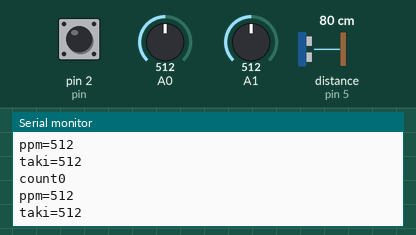
Recording of a sketch running on a simulated Arduino Uno, built with avr-gcc and run on an emulated ATmega328P. On the bench: the last lines printed to the serial monitor. Wiring (inferred from the names in the program): ultrasonic range finder: trigger pin 4; echo pin 5. Inputs (shaded band) come from the test bench; at power-on: A0 = 512, A1 = 512, pin 2 (pin) HIGH, distance to the obstacle (sensor on pin 5) 80 cm. The echo pulse lasts 58.3 µs per cm.

Above: at 4.4 s.
4.5 s: A0 set to 716
At 7.59 s:
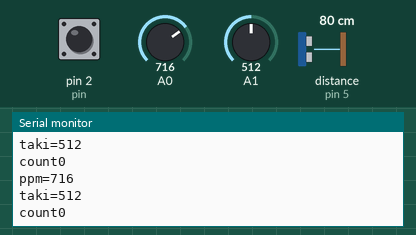
9.1 s: A1 set to 716
At 11.41 s:
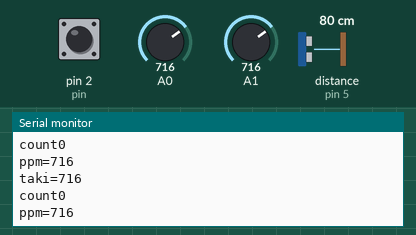
13.7 s: A0 set to 900
At 16.4 s:
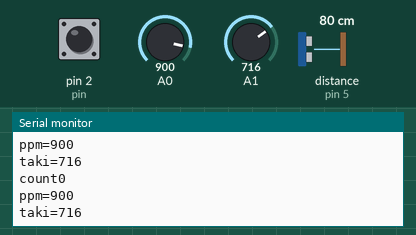
18.3 s: A1 set to 900
At 22.9 s:
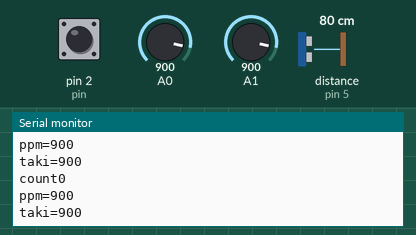
Timing chart, 0 to 23.9 s (numbered marks = the images above; inputs shaded):
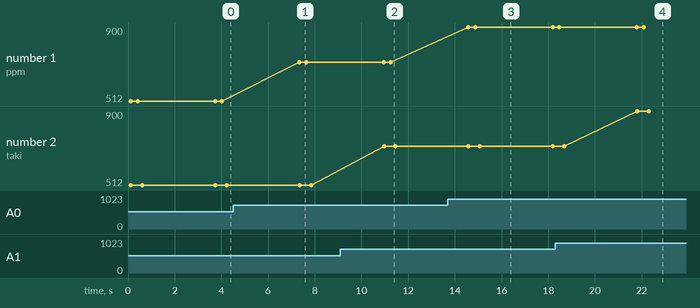

The sketch:

mergev6.ino
```cpp
#include<SoftwareSerial.h> //Included SoftwareSerial Library
//Started mySerial SoftwareSerial
SoftwareSerial mySerial(6,7);
//#include "rfid.h"
int pin=2;
int access;
 char id[1];
   const int trigPin = 4;
const int echoPin = 5;
long duration;
int distance;
int counter, count1;
int current = 0;
int water;
int gas = 0;
int fn;
int gaslevel;
int waterlevel;

void setup() {
  //Serial mySerial Begin at 9600 Baud
  mySerial.begin(9600);
  Serial.begin(9600);
  pinMode(pin,INPUT);
  pinMode(trigPin, OUTPUT); // Sets the trigPin as an Output
  pinMode(echoPin, INPUT);
//   rfidsetup();


}

void loop() {
  //rfidloop();
  access=digitalRead(pin);
  while(access==0){
     access=digitalRead(pin);
    }
 fn = dist();
  if (fn == 1) {
    while (fn == 1) {
      counter++;
      fn = dist();
      delay(1000);
    }
  }
  else {
    if (counter > 2) {
      count1 = count1 + 1;
      counter = 0;
      delay(10000);
      check();
      }

      Serial.print("count");
      Serial.println(count1);
      gaslevel=mq135();
      Serial.print("ppm=");
      Serial.println(gaslevel);
      waterlevel=level();
      Serial.print("taki=");
      Serial.println(waterlevel);
      if (gaslevel > 200 || waterlevel > 200) {
        call();
        digitalWrite(3, HIGH);
      }
  }
  delay(1000);
}

void check(){
   fn = dist();
  if (fn == 1) {
    while (fn == 1) {
      counter++;
      fn = dist();
      delay(1000);
    }
    if (counter > 2) {
      count1 = count1 + 1;
      counter = 0;
      }
      delay(10000);
      check();
  }

      loop();
  }

void call(){
      id[0]='C';
      mySerial.write(id,1);
      delay(100);
      Serial.print("count");
      Serial.println(count1);
      mySerial.write(count1);
      delay(100);
      id[0]='G';
      mySerial.write(id,1);
      delay(100);
      Serial.print("ppm=");
      Serial.println(gaslevel);
      uint8_t gLSB = gaslevel;
      uint8_t gMSB = gaslevel >> 8;
      mySerial.write(gMSB);
      mySerial.write(gLSB);
      //mySerial.write(gaslevel);
      delay(100);
      id[0]='W';
      mySerial.write(id,1);
      delay(100);
      Serial.print("taki=");
      Serial.println(waterlevel);
      mySerial.write(waterlevel);
      delay(2000);

}


/////////
//////distance measurement
int dist() {
  // Clears the trigPin
  digitalWrite(trigPin, LOW);
  delayMicroseconds(2);

  // Sets the trigPin on HIGH state for 10 micro seconds
  digitalWrite(trigPin, HIGH);
  delayMicroseconds(10);
  digitalWrite(trigPin, LOW);

  // Reads the echoPin, returns the sound wave travel time in microseconds
  duration = pulseIn(echoPin, HIGH);

  // Calculating the distance
  distance = duration * 0.034 / 2;

  // Prints the distance on the Serial Monitor
  //Serial.print("Distance: ");
  //Serial.println(distance);
  //lcd.setCursor(0,1);
  //lcd.print(distance);
  //lcd.clear();
  delay(100);
  if (distance <= 50)
  {
    current = 1;
  }
  else {
    current = 0;
  }
  return current;
}


////////air quality
int mq135()
{

  gas = analogRead(A0);
  //Serial.println(gas);
  //float ppm = gasSensor.getPPM();

  //digitalWrite(13,HIGH);
  //Serial.print("CO2 ppm gas : ");
  return gas;
}


////////waterlevel
int level()
{

  water = analogRead(A1);
  return water;
}
```

Measured:
- after the input at 4.5 s, the serial monitor: prints a new line after 2.8 s (image 1)
- after the input at 9.1 s, the serial monitor: prints a new line after 1.9 s (image 2)
- after the input at 13.7 s, the serial monitor: prints a new line after 0.87 s (image 3)
- after the input at 18.3 s, the serial monitor: prints a new line after 3.5 s (image 4)
- plotted number 1: 512 → 716 after the input at 4.5 s, 716 → 900 after the input at 13.7 s
